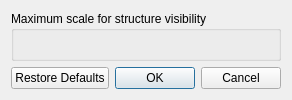
<?xml version="1.0" encoding="UTF-8"?>
<ui version="4.0">
 <class>StructureDialog</class>
 <widget class="QDialog" name="StructureDialog">
  <property name="windowTitle">
   <string>Structure Zoom Limits</string>
  </property>
  <property name="windowIcon">
   <iconset resource="../rc/icons.qrc">
    <normaloff>:/icons/logo.png</normaloff>:/icons/logo.png</iconset>
  </property>
  <layout class="QGridLayout" name="gridLayout_2">
   <item row="1" column="0" colspan="2">
    <widget class="QDialogButtonBox" name="buttonBox">
     <property name="orientation">
      <enum>Qt::Horizontal</enum>
     </property>
     <property name="standardButtons">
      <set>QDialogButtonBox::Cancel|QDialogButtonBox::Ok|QDialogButtonBox::RestoreDefaults</set>
     </property>
    </widget>
   </item>
   <item row="0" column="0" colspan="2">
    <widget class="QGroupBox" name="groupVis">
     <property name="title">
      <string>Maximum scale for structure visibility</string>
     </property>
    </widget>
   </item>
  </layout>
 </widget>
 <resources>
  <include location="../rc/icons.qrc"/>
 </resources>
 <connections>
  <connection>
   <sender>buttonBox</sender>
   <signal>accepted()</signal>
   <receiver>StructureDialog</receiver>
   <slot>accept()</slot>
   <hints>
    <hint type="sourcelabel">
     <x>248</x>
     <y>254</y>
    </hint>
    <hint type="destinationlabel">
     <x>157</x>
     <y>274</y>
    </hint>
   </hints>
  </connection>
  <connection>
   <sender>buttonBox</sender>
   <signal>rejected()</signal>
   <receiver>StructureDialog</receiver>
   <slot>reject()</slot>
   <hints>
    <hint type="sourcelabel">
     <x>316</x>
     <y>260</y>
    </hint>
    <hint type="destinationlabel">
     <x>286</x>
     <y>274</y>
    </hint>
   </hints>
  </connection>
 </connections>
</ui>
